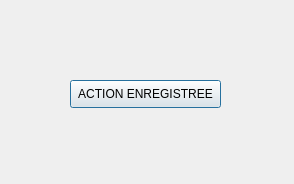
<?xml version="1.0" encoding="UTF-8"?>
<ui version="4.0">
 <class>action_effectue</class>
 <widget class="QDialog" name="action_effectue">
  <property name="geometry">
   <rect>
    <x>0</x>
    <y>0</y>
    <width>294</width>
    <height>184</height>
   </rect>
  </property>
  <property name="windowTitle">
   <string>Dialog</string>
  </property>
  <widget class="QPushButton" name="pushButton">
   <property name="geometry">
    <rect>
     <x>70</x>
     <y>80</y>
     <width>151</width>
     <height>28</height>
    </rect>
   </property>
   <property name="text">
    <string>ACTION ENREGISTREE</string>
   </property>
  </widget>
 </widget>
 <resources/>
 <connections/>
</ui>
